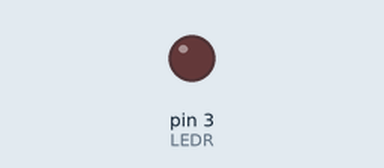
Simulated run of this sketch. Board: Arduino Uno, built with avr-gcc and run on an emulated ATmega328P. On the bench: output pins drawn as LEDs (lit = HIGH).

Above: at 0.05 s.
At 1.7 s:
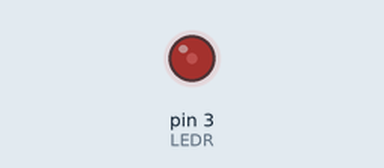
At 3.4 s:
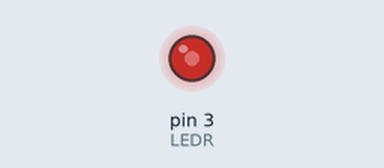
At 6.75 s:
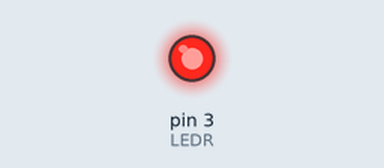
Timing chart, 0 to 8.8 s (numbered marks = the images above):
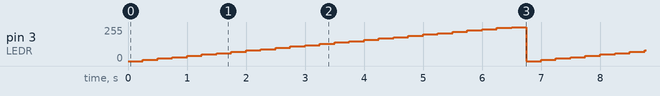

Measured:
- by itself, pin 3 (LEDR): ramps from 0/255 to 255/255 and jumps back, once every 6.8 s

The sketch:

LED_gradually_brightens.ino
```cpp
int LEDR = 3;

void setup()
{
  pinMode(LEDR,OUTPUT);

}

void loop()
{
  analogWrite(LEDR, 0);
  delay(250);
  analogWrite(LEDR, 10);
  delay(250);
  analogWrite(LEDR, 20);
  delay(250);
  analogWrite(LEDR, 30);
  delay(250);
  analogWrite(LEDR, 40);
  delay(250);
  analogWrite(LEDR, 50);
  delay(250);
  analogWrite(LEDR, 60);
  delay(250);
  analogWrite(LEDR, 70);
  delay(250);
  analogWrite(LEDR, 80);
  delay(250);
  analogWrite(LEDR, 90);
  delay(250);
  analogWrite(LEDR, 100);
  delay(250);
  analogWrite(LEDR, 110);
  delay(250);
  analogWrite(LEDR, 120);
  delay(250);
  analogWrite(LEDR, 130);
  delay(250);
  analogWrite(LEDR, 140);
  delay(250);
  analogWrite(LEDR, 150);
  delay(250);
  analogWrite(LEDR, 160);
  delay(250);
  analogWrite(LEDR, 170);
  delay(250);
  analogWrite(LEDR, 180);
  delay(250);
  analogWrite(LEDR, 190);
  delay(250);
  analogWrite(LEDR, 200);
  delay(250);
  analogWrite(LEDR, 210);
  delay(250);
  analogWrite(LEDR, 220);
  delay(250);
  analogWrite(LEDR, 230);
  delay(250);
  analogWrite(LEDR, 240);
  delay(250);
  analogWrite(LEDR, 250);
  delay(250);

  analogWrite(LEDR, 255);
  delay(250);

}
```
